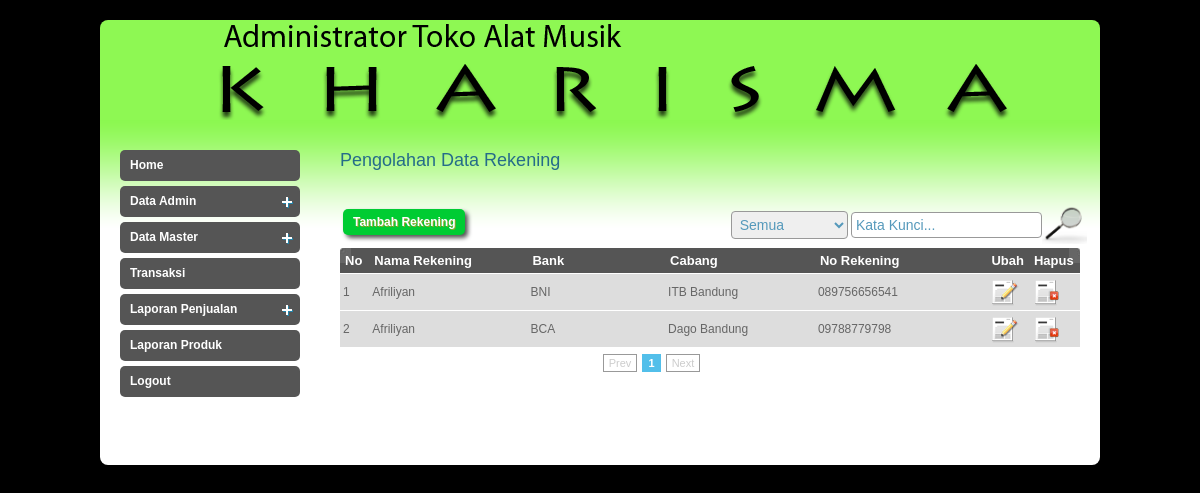
/admin/index.php?page=rekening (signed in), run on the app's committed database.
### tables this page shows
CREATE TABLE `t_rekening` (
  `id_rekening` int(11) NOT NULL auto_increment,
  `nama_rekening` varchar(50) NOT NULL,
  `bank_rekening` varchar(50) NOT NULL,
  `cabang_rekening` varchar(100) NOT NULL,
  `no_rekening` varchar(32) NOT NULL,
  `gambar_rekening` varchar(200) NOT NULL,
  PRIMARY KEY  (`id_rekening`)
);

### admin/inc/rekening.php (the view, shortened to what this page needs)
<h2>Pengolahan Data Rekening</h2>
<?php
if(isset($_GET['act'])){
	if($_GET['act'] == 'add'){
	?>
    <form action="" method="post" enctype="multipart/form-data" id="registrationform">
        <table>
        	<tr>
            	<td><label for="bank">Nama Bank :</label></td>
            	<td><input type="text" name="bank" id="bank" size="49" maxlength="128" class="inputan"/></td>
            </tr>
        	<tr>
            	<td><label for="rekening">Nama Pemilik :</label></td>
            	<td><input type="text" name="nama" id="nama" size="49" maxlength="128" class="inputan"/></td>
            </tr>
        	<tr>
            	<td><label for="nomor">Nomor Rekening :</label></td>
            	<td><input type="text" name="no_rekening" id="no_rekening" size="49" maxlength="128" class="inputan"/></td>
            </tr>
        	<tr>
            	<td><label for="cabang">Cabang :</label></td>
            	<td><input type="text" name="cabang" id="cabang" size="49" maxlength="128" class="inputan"/></td>
            </tr>
        	<tr>
            	<td><label for="gambar">Gambar :</label></td>
            	<td><input type="file" name="upload" id="upload" /></td>
            </tr>
        	<tr>
            	<td colspan="2" align="center">
                <input type="submit" name="save" value="Simpan" class="buton"/>
                <input type="reset" name="reset" value="Batal" onClick="window.location = '?page=rekening';" class="buton"/></td>
            </tr>
        </table>
	</form>
    <?php
	}
	elseif($_GET['act'] == 'edit'){
	$id_rekening = addslashes($_GET['idr']);
	$qrek = mysql_query("SELECT * FROM t_rekening WHERE id_rekening = '$id_rekening'");
	$drek = mysql_fetch_array($qrek);
	?>
    <form action="" method="post" enctype="multipart/form-data" onSubmit="return conf();" id="registrationform">
        <table>
        	<tr>
                <td rowspan="3"><img src="../gambar/<?php echo $drek['gambar_rekening']; ?>" border="1" /></td>
                <td rowspan="6">&nbsp;</td>
            	<td><label for="bank">Nama Bank :</label></td>
            	<td><input type="text" name="bank" id="bank" size="49" maxlength="128" value="<?php echo $drek['bank_rekening']; ?>" class="inputan"/></td>
            </tr>
        	<tr>
            	<td><label for="rekening">Nama Pemilik :</label></td>
            	<td><input type="text" name="nama" id="nama" size="49" maxlength="128" value="<?php echo $drek['nama_rekening']; ?>"  class="inputan"/></td>
            </tr>
        	<tr>
            	<td><label for="nomor">Nomor Rekening :</label></td>
            	<td>
                	<input type="hidden" name="id_rekening" value="<?php echo $drek['id_rekening']; ?>" />
                	<input type="text" name="no_rekening" id="no_rekening" size="49" maxlength="128" value="<?php echo $drek['no_rekening']; ?>" class="inputan"/>
                </td>
            </tr>
        	<tr>
                <td rowspan="3">&nbsp;</td>
            	<td><label for="cabang">Cabang :</label></td>
            	<td><input type="text" name="cabang" id="cabang" size="49" maxlength="128" value="<?php echo $drek['cabang_rekening']; ?>" class="inputan"/></td>
            </tr>
        	<tr>
            	<td><label for="gambar">Gambar :</label></td>
            	<td><input type="file" name="upload" id="upload" /></td>
            </tr>
        	<tr>
            	<td colspan="2" align="center">
                <input type="submit" name="update" value="Ubah"  class="buton"/>
                <input type="reset" name="reset" value="Batal" onClick="window.location = '?page=rekening';"  class="buton"/></td>
            </tr>
        </table>
	</form>
    <?php
	}
}
else
{
$batas   = 10;
if(empty($halaman)){
	$posisi  = 0;
	$halaman = 1;
}
else{
	$posisi = ($halaman-1) * $batas;
}
?>
	<table width="100%" style=" margin-top:10px;">
    <tr>
    <td align="right">
	<a href="?page=rekening&act=add" class="buton">Tambah Rekening</a>
    </td>
    <td align="right" width="70%">
    <form method="post" action="">
    	<select name="type">
        	<option value="0">Semua</option>
        </select>
    	<input type="text" name="textcari" class="newsletter_input" value="<?php if(isset($_POST['textcari'])){ echo $_POST['textcari']; } else { echo "Kata Kunci..."; }?>" onBlur="if(this.value=='') this.value='Kata Kunci...';" onFocus="if(this.value=='Kata Kunci...') this.value='';" /><input type="image" src="images/search.png" width="45" name="cari" style="margin-bottom:-14px;" title="Cari"/>
    </form>
    </td></tr>
    </table>
    <?php
	if(isset($_POST['type'])){
		$type = addslashes($_POST['type']);
		if($type == 0)
			$sqlquery = "";
		elseif($type == 1)
			$sqlquery = "AND nama_rekening LIKE '%$_POST[textcari]%'";
		elseif($type == 2)
			$sqlquery = "AND bank_rekening LIKE '%$_POST[textcari]%'";
		elseif($type == 3)
			$sqlquery = "AND cabang_rekening LIKE '%$_POST[textcari]%'";
		elseif($type == 4)
			$sqlquery = "AND no_rekening LIKE '%$_POST[textcari]%'";
	}
	else{
		$sqlquery = "";
	}
?>
<table width="592" id="rounded-corner">
    <thead>
    	<tr>
        	<th width="51" class="rounded-company" scope="col">No</th>
            <th width="444" class="rounded" scope="col">Nama Rekening</th>
            <th width="444" class="rounded" scope="col">Bank</th>
            <th width="444" class="rounded" scope="col">Cabang</th>
            <th width="444" class="rounded" scope="col">No Rekening</th>
            <th width="32" class="rounded" scope="col">Ubah</th>
            <th width="45" class="rounded-q4" scope="col">Hapus</th>
        </tr>
    </thead>
    <tbody>
    	<?php
		$qrekening = mysql_query("SELECT * FROM t_rekening
								  WHERE 1
								  $sqlquery
								  LIMIT $posisi,$batas");
		$kolom=1;
		$i=0;
		$no = $posisi+1;
		while($drekening = mysql_fetch_array($qrekening)){
			if ($i >= $kolom){
				echo "<tr class='row$drekening[id_rekening]'>";
			}
		?>
        	<td><?php echo $no; ?></td>
            <td><?php echo $drekening['nama_rekening']; ?></td>
            <td><?php echo $drekening['bank_rekening']; ?></td>
            <td><?php echo $drekening['cabang_rekening']; ?></td>
            <td><?php echo $drekening['no_rekening']; ?></td>
            <td><a href="?page=rekening&act=edit&idr=<?php echo $drekening['id_rekening']; ?>"><img src="images/user_edit.png" alt="" title="" border="0" /></a></td>
            <td width="45">
            	<a href="<?php echo $drekening['id_rekening']; ?>" id="rekening" class="ask">
                	<img src="images/trash.png" alt="" title="" border="0" />
                </a>
            </td>
        <?php
		$i++;
		$no++;
			if($i >= $kolom){
				echo "</tr>";
			}
		}
		?>
    </tbody>
</table>
	<div class="pagination">
	<?php
	$tampil2 = mysql_query("SELECT * FROM t_rekening
							WHERE 1
							$sqlquery");
	$jmldata = mysql_num_rows($tampil2);
	$jmlhal  = ceil($jmldata/$batas);
	echo "<div class=paging>";
	if($halaman > 1){
		$prev=$halaman-1;
		echo "<span class=prevnext><a href='$_SERVER[PHP_SELF]?page=rekening&halaman=$prev'>Prev</a></span> ";
	}
	else{
		echo "<span class=disabled>Prev</span> ";
	}
	$angka=($halaman > 3 ? " ... " : " ");
	for($i=$halaman-2;$i<$halaman;$i++)
	{
	  if ($i < 1)
		  continue;
	  $angka .= "<a href='$_SERVER[PHP_SELF]?page=rekening&halaman=$i'>$i</a> ";
	}
	$angka .= "<span class=current>$halaman</span> ";
	for($i=$halaman+1;$i<($halaman+3);$i++)
	{
	  if ($i > $jmlhal)
		  break;
	  $angka .= "<a href='$_SERVER[PHP_SELF]?page=rekening&halaman=$i'>$i</a> ";
	}
	$angka .= ($halaman+2<$jmlhal ? " ...
			  <a href='$_SERVER[PHP_SELF]?page=rekening&halaman=$jmlhal'>$jmlhal</a> " : " ");
	echo "$angka ";
	if($halaman < $jmlhal){
		$next=$halaman+1;
		echo "<span class=prevnext><a href='$_SERVER[PHP_SELF]?page=rekening&halaman=$next'>Next</a></span>";
	}
	else{
		echo "<span class=disabled>Next</span>";
	}
	echo "</div>";
}
	?>
     <h2>&nbsp;</h2>
</body>
</html>

### admin/style.css (style rules this page uses)
body { background:#000; font-family:Arial, Helvetica, sans-serif; padding:0; font-size:12px; margin-top:20px; color: #0e4354; }
a { color:#256c89; }
h2 { font-size:18px; color:#256c89; font-weight:normal; padding:0px 0 15px 0; margin:0px; clear:both; }
#rounded-corner { margin:0px; width:740px; text-align: left; border-collapse: collapse; }
#rounded-corner thead th.rounded-company { width:26px; background: #555555 url('images/left.jpg') left top no-repeat; }
#rounded-corner thead th.rounded-q4 { background: #555555 url('images/right.jpg') right top no-repeat; }
#rounded-corner th { padding: 5px; font-weight: bold; font-size: 13px; color: #FFF; background: #555; }
#rounded-corner td { padding: 3px; background:#ddd; border-top: 1px solid #fff; color: #666; }
div.pagination { width:625px; clear:both; padding:10px 0 10px 0; margin:0px; text-align:center; float:left; clear:both; font-size:11px; }
div.pagination span.current { padding: 2px 5px 2px 5px; margin-right: 2px; border: 1px solid #52bfea; font-weight: bold; background-color: #52bfea; color: #FFF; }
div.pagination span.disabled { padding: 2px 5px 2px 5px; margin-right: 2px; border: 1px solid #999; color: #ccc; }
.buton { display:block; float:left; margin:10px 5px 10px 0px; line-height:26px; font-weight:bold; text-decoration:none; color:#FFFFFF; text-shadow:1px 1px #8fa42b; width:auto;height:26px; padding:0 10px 0 10px; background:#0C3; -moz-border-radius: 5px; -webkit-border-radius: 5px; -moz-box-shadow:3px 3px 4px #555; -webkit-box-shadow: 3px 3px 4px #555; }
input[type=text],input[type=password], select, textarea { -moz-border-radius:4px; -webkit-border-radius:4px; border:1px solid #999; font-size:14px; color:#5599bb; padding:4px; }

### data on the page
t_rekening: nama_rekening "Afriliyan", bank_rekening "BNI", cabang_rekening "ITB Bandung", no_rekening "089756656541"
t_rekening: nama_rekening "Afriliyan", bank_rekening "BCA", cabang_rekening "Dago Bandung", no_rekening "09788779798"

### other printed values
$halaman "1"
